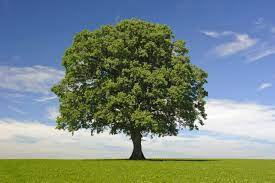
#> input picture codes/point_op/images/tree.jpeg, 275 x 183 px
$ python hist_equalization.py
#> lines starting #> are read from the running program, lines starting #| are printed output that depends on the picture
import cv2
import numpy as np
import matplotlib.pyplot as plt


img = cv2.imread('./images/tree.jpeg', cv2.IMREAD_GRAYSCALE)
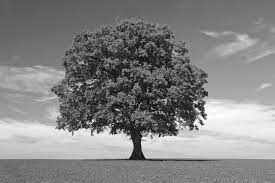
#> img: shape (183, 275); min 0, max 255, mean 131.3

# equalizing
img_eq = cv2.equalizeHist(img)
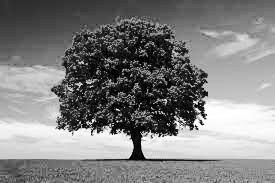
#> img_eq: shape (183, 275); min 0, max 255, mean 128.2

# plots
fig, axs = plt.subplots(3, 2, figsize=(10, 10))
axs[0, 0].imshow(img, cmap='gray')
axs[0, 0].set_title('Original Image')
axs[1, 0].hist(img.flatten(), 256, [0, 256], color='r')
axs[1, 0].set_xlim([0, 256])
axs[1, 0].set_title('Original Histogram')
axs[0, 1].imshow(img_eq, cmap='gray')
axs[0, 1].set_title('Equalized Image')
axs[1, 1].hist(img_eq.flatten(), 256, [0, 256], color='r')
axs[1, 1].set_xlim([0, 256])
axs[1, 1].set_title('Equalized Histogram')
axs[2, 0].plot(cv2.calcHist([img], [0], None, [256], [0, 256]).cumsum())
axs[2, 0].set_title('Original Cumulative Histogram')
axs[2, 1].plot(cv2.calcHist([img_eq], [0], None, [256], [0, 256]).cumsum())
axs[2, 1].set_title('Equalized Cumulative Histogram')
plt.show()
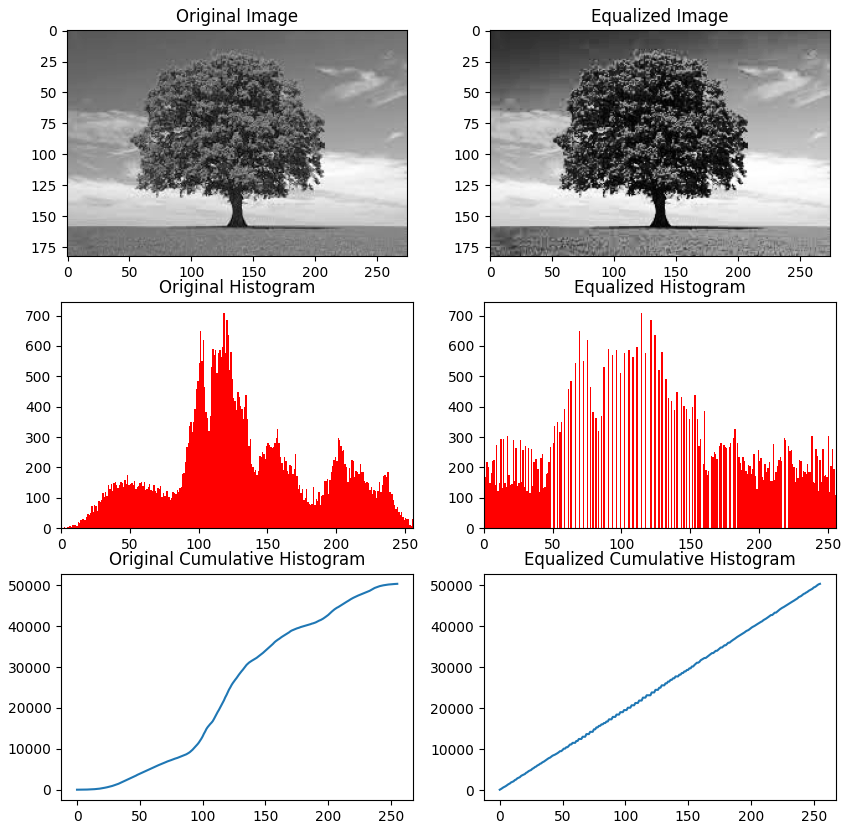
#> figure drawn by matplotlib, 6 panels; panel 3: tallest bar 710 high, from x = 118 to 119; panel 4: tallest bar 710 high, from x = 114 to 115; panel 5: curve peaks at x = 255, y = 50325; panel 6: curve peaks at x = 255, y = 50325

$ run again, with codes/point_op/images/deer.jpeg copied over codes/point_op/images/tree.jpeg
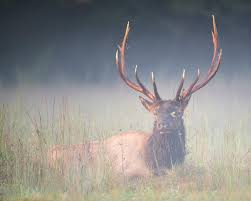
#> input picture codes/point_op/images/deer.jpeg, 251 x 201 px
#> `img = cv2.imread('./images/tree.jpeg', cv2.IMREAD_GRAYSCALE)`:
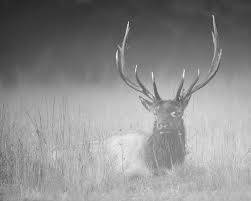
#> img: shape (201, 251); min 37, max 248, mean 141
#> `img_eq = cv2.equalizeHist(img)`:
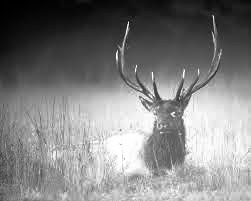
#> img_eq: shape (201, 251); min 0, max 255, mean 128.3
